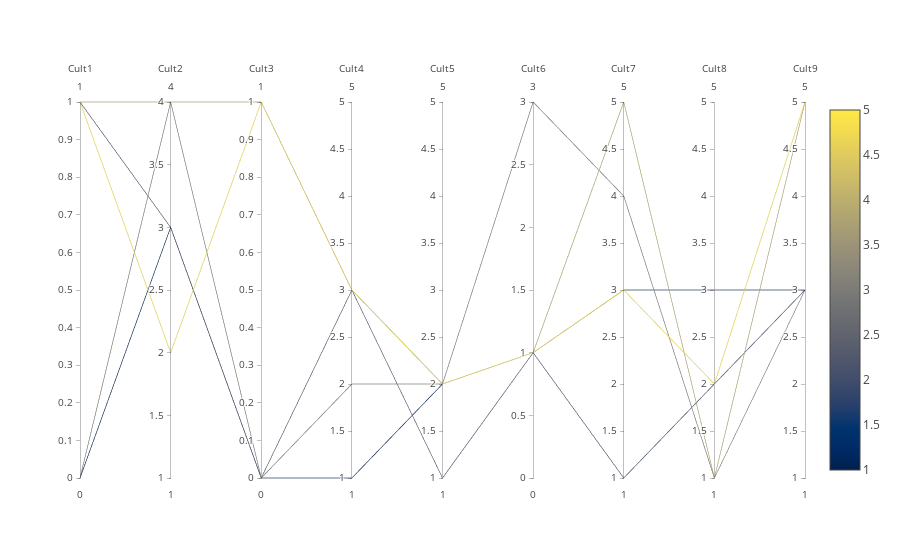
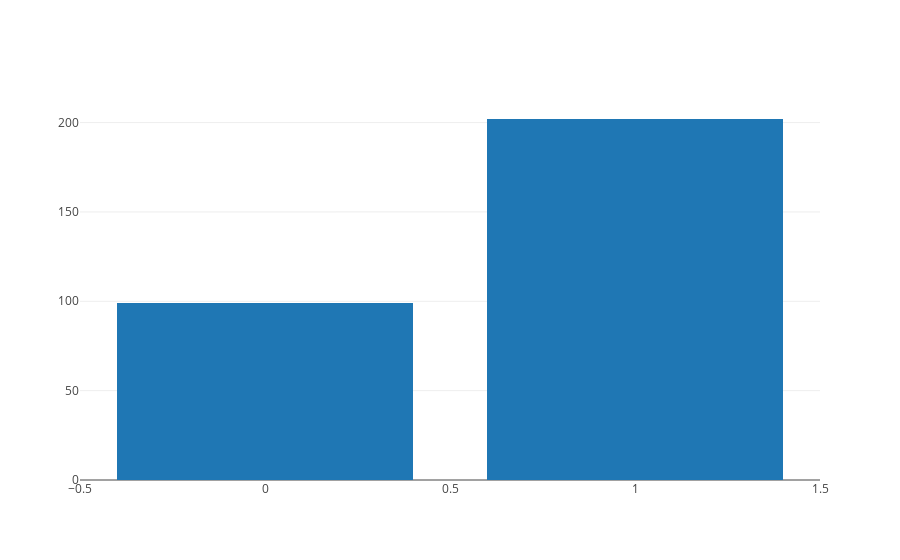
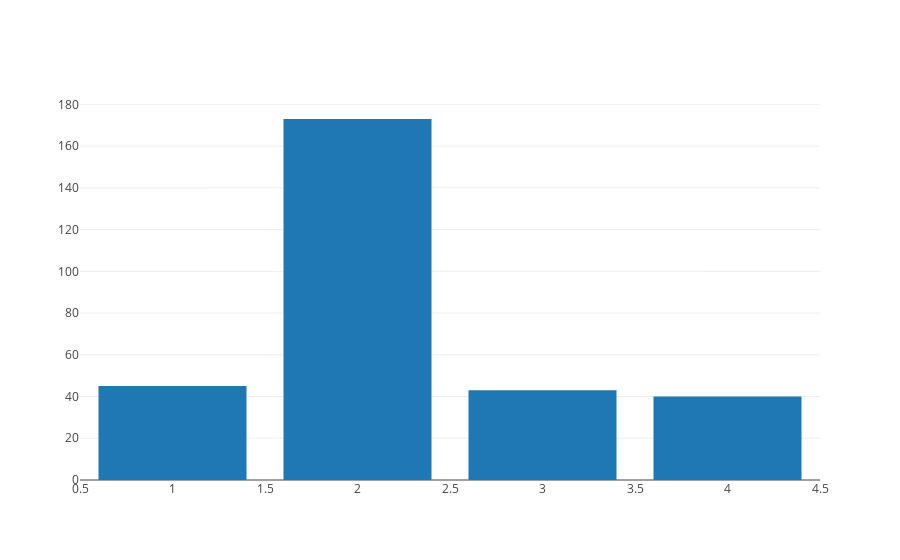
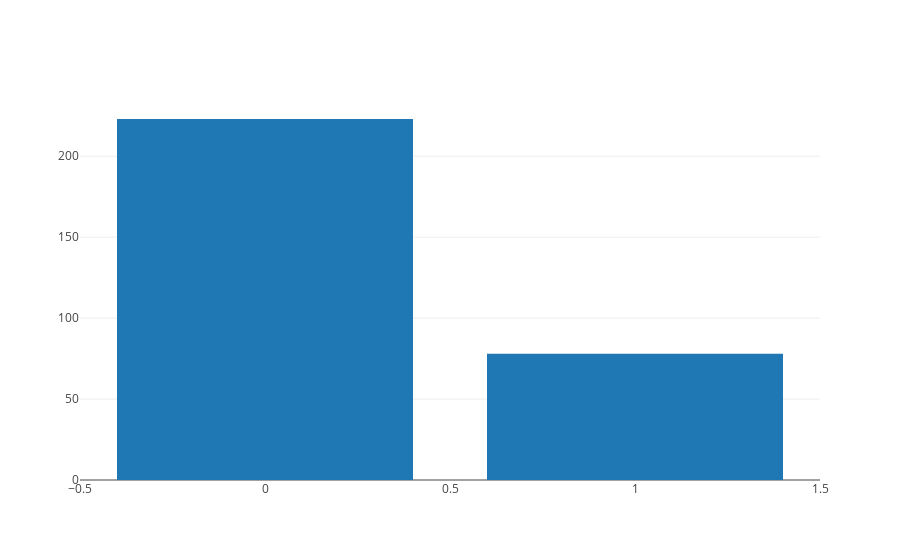

The cell these charts' notebook holds for them, in order:
### Code cell
visualize_cultural_clusters_en(dataframe_with_clusters_en)

### Figure 1 — Plotly figure (JSON) as saved in the notebook; plotly's stock layout.template omitted (floating-point values rounded to 4 significant figures; data arrays with more than 128 entries replaced by an {"elided": "..."} marker saying what was removed)
{"data": [{"dimensions": [{"label": "Cult1", "range": [0, 1], "values": {"elided": "767 int values"}}, {"label": "Cult2", "range": [1, 4], "values": {"elided": "767 int values"}}, {"label": "Cult3", "range": [0, 1], "values": {"elided": "767 int values"}}, {"label": "Cult4", "range": [1, 5], "values": {"elided": "767 int values"}}, {"label": "Cult5", "range": [1, 5], "values": {"elided": "767 int values"}}, {"label": "Cult6", "range": [0, 3], "values": {"elided": "767 int values"}}, {"label": "Cult7", "range": [1, 5], "values": {"elided": "767 int values"}}, {"label": "Cult8", "range": [1, 5], "values": {"elided": "767 int values"}}, {"label": "Cult9", "range": [1, 5], "values": {"elided": "767 int values"}}], "line": {"cmax": 5, "cmin": 1, "color": [2, 1, 5, 4, 3], "colorscale": "Cividis", "reversescale": false, "showscale": true}, "showlegend": true, "type": "parcoords", "uid": "fd7cd236-3a02-43aa-a80b-e1c8f3cc14c5"}], "layout": {}}

### Figure 2 — Plotly figure (JSON) as saved in the notebook; plotly's stock layout.template omitted (floating-point values rounded to 4 significant figures)
{"data": [{"type": "bar", "uid": "abd9f110-919d-4e9e-8546-e4d8834594d9", "x": [1, 0], "y": [202, 99]}], "layout": {}}

### Figure 3 — Plotly figure (JSON) as saved in the notebook; plotly's stock layout.template omitted (floating-point values rounded to 4 significant figures)
{"data": [{"type": "bar", "uid": "6f881c5b-9c69-432c-9339-44b05f825ae1", "x": [3, 1, 2, 4], "y": [43, 45, 173, 40]}], "layout": {}}

### Figure 4 — Plotly figure (JSON) as saved in the notebook; plotly's stock layout.template omitted (floating-point values rounded to 4 significant figures)
{"data": [{"type": "bar", "uid": "961a8cf4-c8e7-44ce-8a4d-69321a255c7e", "x": [0, 1], "y": [223, 78]}], "layout": {}}
